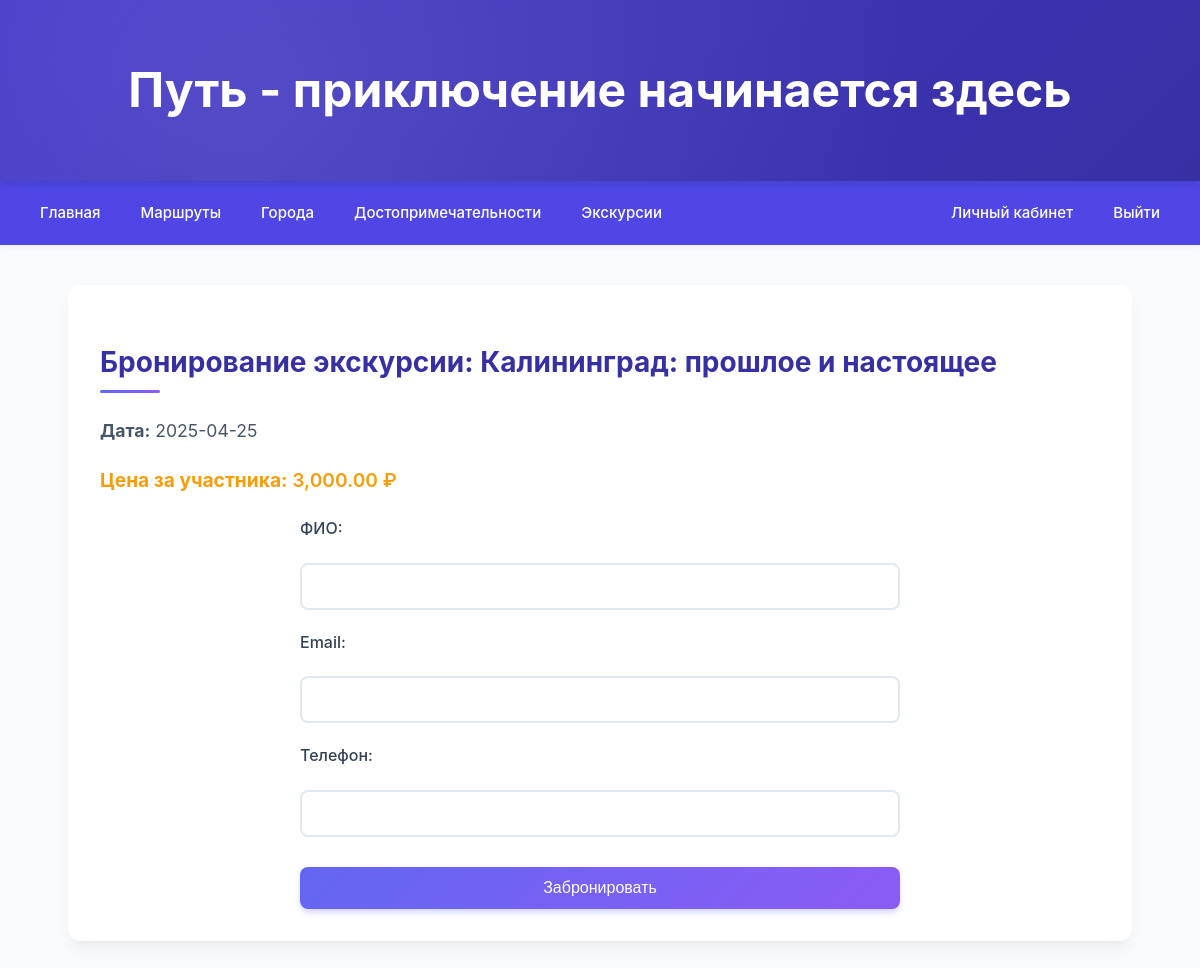
Screenshot of /book_tour.php?tour_id=7 (signed in) with the database file from the repository.
### tables this page shows
CREATE TABLE tours (
    id INTEGER PRIMARY KEY AUTOINCREMENT,
    name TEXT NOT NULL,          -- Название экскурсии
    description TEXT NOT NULL,   -- Описание экскурсии
    city_id INTEGER NOT NULL,    -- Город, к которому относится экскурсия
    price REAL NOT NULL,         -- Цена экскурсии
    guide_name TEXT NOT NULL,    -- Имя гида
    date TEXT NOT NULL,          -- Дата экскурсии
    FOREIGN KEY (city_id) REFERENCES cities(id)
);

### book_tour.php (the view, shortened to what this page needs)
<?php
include 'db.php';
include 'header.php';
$tour_id = $_GET['tour_id'] ?? null;
$stmt = $db->prepare("SELECT name, price, date FROM tours WHERE id = :tour_id");
$stmt->bindValue(':tour_id', $tour_id, SQLITE3_INTEGER);
$tour = $stmt->execute()->fetchArray(SQLITE3_ASSOC);
?>
<!DOCTYPE html>
<html lang="ru">
<head>
    <link rel="stylesheet" href="styles.css">
</head>
<body>
<div class="content">
    <h2>Бронирование экскурсии: <?= htmlspecialchars($tour['name']) ?></h2>
    <p><strong>Дата:</strong> <?= htmlspecialchars($tour['date']) ?></p>
    <p><strong>Цена за участника:</strong> <?= number_format($tour['price'], 2) ?> ₽</p>
    <form method="POST">
        <label>ФИО:</label>
        <input type="text" name="full_name" required>
        <label>Email:</label>
        <input type="email" name="email" required>
        <label>Телефон:</label>
        <input type="text" name="phone" required>
        <button type="submit">Забронировать</button>
    </form>
</div>
</body>
</html>

### styles.css (style rules this page uses)
body { font-family: 'Inter', -apple-system, BlinkMacSystemFont, 'Segoe UI', Roboto, Oxygen, Ubuntu, Cantarell, sans-serif; margin: 0; padding: 0; background-color: #f8fafc; color: #1e293b; line-height: 1.6; }
.content { max-width: 1000px; margin: 40px auto; padding: 32px; background: white; border-radius: 12px; box-shadow: 0 10px 15px -3px rgba(0, 0, 0, 0.05), 0 4px 6px -2px rgba(0, 0, 0, 0.025); }
.content h2 { color: #3730a3; font-size: 28px; margin-bottom: 24px; font-weight: 700; position: relative; padding-bottom: 8px; }
.content h2::after { content: ''; position: absolute; bottom: 0; left: 0; width: 60px; height: 3px; background: linear-gradient(90deg, #6366f1 0%, #8b5cf6 100%); border-radius: 3px; }
button[type="submit"] { padding: 14px 20px; background: linear-gradient(135deg, #6366f1 0%, #8b5cf6 100%); color: white; border: none; border-radius: 8px; font-size: 1rem; font-weight: 600; cursor: pointer; transition: all 0.3s ease; margin-top: 10px; }
.content > p { color: #475569; line-height: 1.6; margin-bottom: 20px; font-size: 1.1rem; }
.content > p:nth-of-type(2) { color: #f59e0b; font-weight: 600; font-size: 1.2rem; }
form { display: grid; gap: 20px; max-width: 600px; margin-top: 20px; }
label { font-weight: 600; color: #334155; font-size: 1rem; }
form { max-width: 600px; margin: 0 auto; }
label { display: block; margin-bottom: 1px; font-weight: 500; color: #334155; }
button[type="submit"] { background: linear-gradient(135deg, #6366f1 0%, #8b5cf6 100%); color: white; padding: 12px 24px; border: none; border-radius: 8px; cursor: pointer; font-weight: 500; transition: all 0.3s ease; box-shadow: 0 4px 6px -1px rgba(99, 102, 241, 0.3); }
input:not([type="checkbox"], [type="radio"], [type="range"], [type="file"]), textarea, select { width: 100%; padding: 12px 16px; margin: 0px 0 0px; border: 2px solid #e2e8f0; border-radius: 8px; font-family: inherit; font-size: 15px; color: #334155; background-color: white; transition: all 0.3s ease; box-sizing: border-box; appearance: none; }

### rows the page displays
tours: name "Калининград: прошлое и настоящее", date "2025-04-25", price "3,000.00"
